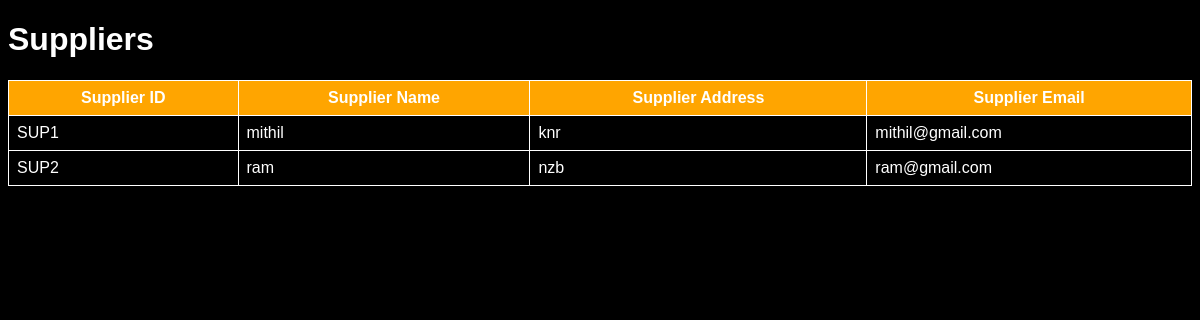
/show-supplier, run on the app's committed database.
### tables this page shows
CREATE TABLE SUPPLIER(SUPPLIER_ID VARCHAR(30),SUPPLIER_NAME VARCHAR(40),SUPPLIER_ADDRESS VARCHAR(30),SUPPLIER_EMAIL VARCHAR(40));

### app.py (the view)
@app.route('/show-supplier')
def supplier_show():
    conn = sqlite3.connect('ims.db')
    cn = conn.cursor()
    cn.execute("select * from supplier")
    data = []
    for i in cn.fetchall():
        supplier = {}
        supplier['supplier_id']=i[0]
        supplier['supplier_name']=i[1]
        supplier['supplier_address']=i[2]
        supplier['supplier_email']=i[3]
        data.append(supplier)
    return render_template('showsupplier.html',data=data)

### templates/showsupplier.html (shortened to what this page needs)
<!DOCTYPE html>
<html>
<head>
</head>
<body>
  <h1>Suppliers</h1>
  <table class="supplier-table">
    <tr>
      <th>Supplier ID</th>
      <th>Supplier Name</th>
      <th>Supplier Address</th>
      <th>Supplier Email</th>
    </tr>
    {% for supplier in data %}
      <tr>
        <td>{{ supplier['supplier_id'] }}</td>
        <td>{{ supplier['supplier_name'] }}</td>
        <td>{{ supplier['supplier_address'] }}</td>
        <td>{{ supplier['supplier_email'] }}</td>
      </tr>
    {% endfor %}
  </table>
</body>
</html>

### templates/showsupplier.html (style rules this page uses)
body { background-color: black; color: white; font-family: Arial, sans-serif; }
.supplier-table { width: 100%; border-collapse: collapse; margin-top: 20px; }
.supplier-table th, .supplier-table td { padding: 8px; border: 1px solid white; }
.supplier-table th { background-color: #FFA500; }

### data on the page
SUPPLIER: supplier_id "SUP1", supplier_name "mithil", supplier_address "knr", supplier_email "mithil@gmail.com"
SUPPLIER: supplier_id "SUP2", supplier_name "ram", supplier_address "nzb", supplier_email "ram@gmail.com"
